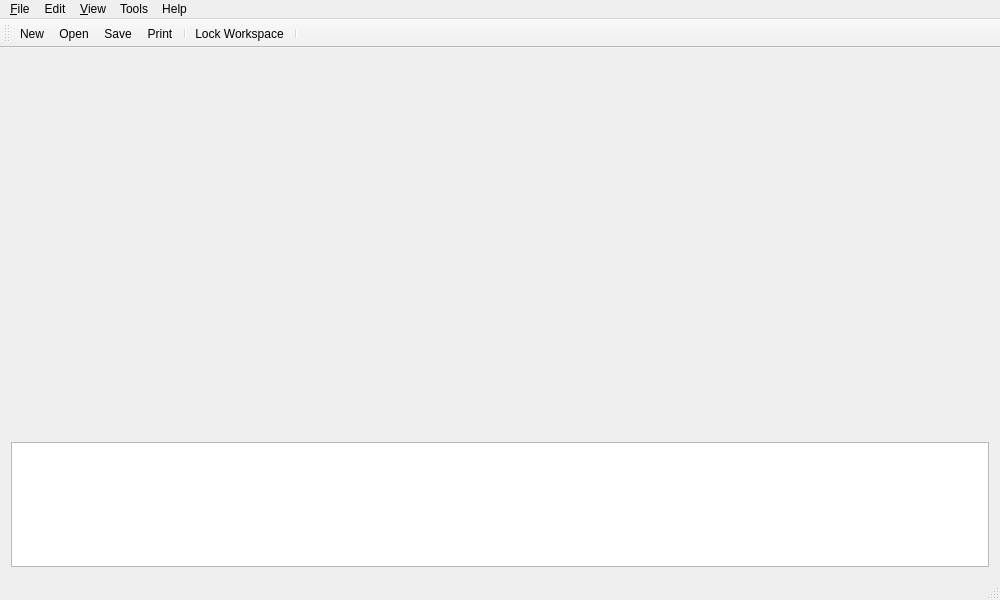
<?xml version="1.0" encoding="UTF-8"?>
<ui version="4.0">
 <class>MainWindow</class>
 <widget class="QMainWindow" name="MainWindow">
  <property name="geometry">
   <rect>
    <x>0</x>
    <y>0</y>
    <width>1000</width>
    <height>600</height>
   </rect>
  </property>
  <property name="windowIcon">
   <iconset resource="resources.qrc">
    <normaloff>:/main/res/app.svg</normaloff>:/main/res/app.svg</iconset>
  </property>
  <widget class="QWidget" name="centralWidget">
   <layout class="QVBoxLayout" name="verticalLayout">
    <property name="margin">
     <number>0</number>
    </property>
    <item>
     <widget class="QStackedWidget" name="stackedWidget">
      <property name="currentIndex">
       <number>0</number>
      </property>
      <widget class="QWidget" name="mainPage">
       <layout class="QVBoxLayout" name="verticalLayout_2">
        <item>
         <layout class="QHBoxLayout" name="horizontalLayout">
          <item>
           <widget class="GroupBrowserWidget" name="groupBrowser" native="true"/>
          </item>
          <item>
           <widget class="EntryTableWidget" name="entryTable" native="true"/>
          </item>
         </layout>
        </item>
        <item>
         <widget class="QTextBrowser" name="infoView">
          <property name="sizePolicy">
           <sizepolicy hsizetype="Minimum" vsizetype="Minimum">
            <horstretch>0</horstretch>
            <verstretch>0</verstretch>
           </sizepolicy>
          </property>
          <property name="maximumSize">
           <size>
            <width>16777215</width>
            <height>125</height>
           </size>
          </property>
          <property name="openLinks">
           <bool>false</bool>
          </property>
         </widget>
        </item>
       </layout>
      </widget>
      <widget class="QWidget" name="unlockPage">
       <layout class="QVBoxLayout" name="verticalLayout_3">
        <item>
         <spacer name="verticalSpacer">
          <property name="orientation">
           <enum>Qt::Vertical</enum>
          </property>
          <property name="sizeHint" stdset="0">
           <size>
            <width>20</width>
            <height>40</height>
           </size>
          </property>
         </spacer>
        </item>
        <item>
         <widget class="QLabel" name="workspaceLockedLabel">
          <property name="text">
           <string>The workspace is currently locked. Please enter your password to unlock it.</string>
          </property>
          <property name="alignment">
           <set>Qt::AlignCenter</set>
          </property>
         </widget>
        </item>
        <item>
         <layout class="QHBoxLayout" name="horizontalLayout_2">
          <item>
           <spacer name="horizontalSpacer_3">
            <property name="orientation">
             <enum>Qt::Horizontal</enum>
            </property>
            <property name="sizeHint" stdset="0">
             <size>
              <width>40</width>
              <height>20</height>
             </size>
            </property>
           </spacer>
          </item>
          <item>
           <widget class="QLineEdit" name="unlockWorkspacePasswordLineEdit"/>
          </item>
          <item>
           <widget class="QToolButton" name="unlockWorkspaceRevealToolButton">
            <property name="text">
             <string>...</string>
            </property>
            <property name="checkable">
             <bool>true</bool>
            </property>
           </widget>
          </item>
          <item>
           <spacer name="horizontalSpacer_4">
            <property name="orientation">
             <enum>Qt::Horizontal</enum>
            </property>
            <property name="sizeHint" stdset="0">
             <size>
              <width>40</width>
              <height>20</height>
             </size>
            </property>
           </spacer>
          </item>
         </layout>
        </item>
        <item>
         <layout class="QHBoxLayout" name="horizontalLayout_3">
          <item>
           <spacer name="horizontalSpacer">
            <property name="orientation">
             <enum>Qt::Horizontal</enum>
            </property>
            <property name="sizeHint" stdset="0">
             <size>
              <width>40</width>
              <height>20</height>
             </size>
            </property>
           </spacer>
          </item>
          <item>
           <widget class="QPushButton" name="unlockWorkspacePushButton">
            <property name="sizePolicy">
             <sizepolicy hsizetype="Maximum" vsizetype="Fixed">
              <horstretch>0</horstretch>
              <verstretch>0</verstretch>
             </sizepolicy>
            </property>
            <property name="text">
             <string>Unlock</string>
            </property>
            <property name="autoDefault">
             <bool>true</bool>
            </property>
           </widget>
          </item>
          <item>
           <spacer name="horizontalSpacer_2">
            <property name="orientation">
             <enum>Qt::Horizontal</enum>
            </property>
            <property name="sizeHint" stdset="0">
             <size>
              <width>40</width>
              <height>20</height>
             </size>
            </property>
           </spacer>
          </item>
         </layout>
        </item>
        <item>
         <spacer name="verticalSpacer_2">
          <property name="orientation">
           <enum>Qt::Vertical</enum>
          </property>
          <property name="sizeHint" stdset="0">
           <size>
            <width>20</width>
            <height>40</height>
           </size>
          </property>
         </spacer>
        </item>
       </layout>
      </widget>
     </widget>
    </item>
   </layout>
  </widget>
  <widget class="QMenuBar" name="menuBar">
   <property name="geometry">
    <rect>
     <x>0</x>
     <y>0</y>
     <width>1000</width>
     <height>21</height>
    </rect>
   </property>
   <widget class="QMenu" name="menuFile">
    <property name="title">
     <string>&amp;File</string>
    </property>
    <addaction name="actionNew"/>
    <addaction name="actionOpen"/>
    <addaction name="separator"/>
    <addaction name="actionClose"/>
    <addaction name="separator"/>
    <addaction name="actionSave"/>
    <addaction name="actionSaveAs"/>
    <addaction name="separator"/>
    <addaction name="actionChangeDatabasePassword"/>
    <addaction name="separator"/>
    <addaction name="actionPrint"/>
    <addaction name="actionPrintPreview"/>
    <addaction name="separator"/>
    <addaction name="recentFileAction1"/>
    <addaction name="recentFileAction2"/>
    <addaction name="recentFileAction3"/>
    <addaction name="recentFileAction4"/>
    <addaction name="recentFileAction5"/>
    <addaction name="actionLockWorkspace"/>
    <addaction name="actionExit"/>
   </widget>
   <widget class="QMenu" name="menuView">
    <property name="title">
     <string>&amp;View</string>
    </property>
    <widget class="QMenu" name="menuToolbars">
     <property name="title">
      <string>Toolbars</string>
     </property>
    </widget>
    <addaction name="actionAlwaysOnTop"/>
    <addaction name="actionCenterToScreen"/>
    <addaction name="separator"/>
    <addaction name="actionConfigureColumns"/>
    <addaction name="separator"/>
    <addaction name="menuToolbars"/>
    <addaction name="separator"/>
    <addaction name="actionShowEntryView"/>
    <addaction name="actionFullScreen"/>
   </widget>
   <widget class="QMenu" name="menuTools">
    <property name="title">
     <string>Tools</string>
    </property>
    <addaction name="actionPreferences"/>
   </widget>
   <widget class="QMenu" name="menuHelp">
    <property name="title">
     <string>Help</string>
    </property>
    <addaction name="actionHelpContents"/>
    <addaction name="separator"/>
    <addaction name="actionWebsite"/>
    <addaction name="actionDonate"/>
    <addaction name="separator"/>
    <addaction name="actionCheckForUpdates"/>
    <addaction name="separator"/>
    <addaction name="actionAboutSilverlock"/>
   </widget>
   <widget class="QMenu" name="menuEdit">
    <property name="title">
     <string>Edit</string>
    </property>
    <widget class="QMenu" name="menuEntry">
     <property name="title">
      <string>Entry</string>
     </property>
     <addaction name="actionCopyFieldValue"/>
     <addaction name="separator"/>
     <addaction name="actionDefaultBrowser"/>
     <addaction name="actionInternetExplorer"/>
     <addaction name="separator"/>
     <addaction name="actionMoveEntries"/>
     <addaction name="actionDuplicateEntries"/>
     <addaction name="actionEditEntry"/>
     <addaction name="actionDeleteEntries"/>
    </widget>
    <widget class="QMenu" name="menuGroup">
     <property name="title">
      <string>Group</string>
     </property>
     <addaction name="actionAddSubgroup"/>
     <addaction name="actionAddEntry"/>
     <addaction name="separator"/>
     <addaction name="actionMoveGroup"/>
     <addaction name="actionEditGroup"/>
     <addaction name="actionDeleteGroups"/>
     <addaction name="separator"/>
     <addaction name="actionFindInGroup"/>
    </widget>
    <widget class="QMenu" name="menuSelectAll">
     <property name="title">
      <string>Select All</string>
     </property>
     <addaction name="actionSelectAllEntries"/>
     <addaction name="actionSelectAllGroups"/>
    </widget>
    <addaction name="menuEntry"/>
    <addaction name="menuGroup"/>
    <addaction name="separator"/>
    <addaction name="menuSelectAll"/>
    <addaction name="separator"/>
    <addaction name="actionFind"/>
   </widget>
   <addaction name="menuFile"/>
   <addaction name="menuEdit"/>
   <addaction name="menuView"/>
   <addaction name="menuTools"/>
   <addaction name="menuHelp"/>
  </widget>
  <widget class="QToolBar" name="mainToolBar">
   <property name="windowTitle">
    <string>Main</string>
   </property>
   <property name="iconSize">
    <size>
     <width>16</width>
     <height>16</height>
    </size>
   </property>
   <attribute name="toolBarArea">
    <enum>TopToolBarArea</enum>
   </attribute>
   <attribute name="toolBarBreak">
    <bool>false</bool>
   </attribute>
   <addaction name="actionNew"/>
   <addaction name="actionOpen"/>
   <addaction name="actionSave"/>
   <addaction name="actionPrint"/>
   <addaction name="separator"/>
   <addaction name="actionLockWorkspace"/>
   <addaction name="separator"/>
  </widget>
  <widget class="QStatusBar" name="statusBar"/>
  <action name="actionNew">
   <property name="icon">
    <iconset resource="resources.qrc">
     <normaloff>:/main/res/new.png</normaloff>:/main/res/new.png</iconset>
   </property>
   <property name="text">
    <string>&amp;New</string>
   </property>
   <property name="statusTip">
    <string>Create a new file</string>
   </property>
  </action>
  <action name="actionOpen">
   <property name="text">
    <string>&amp;Open</string>
   </property>
   <property name="statusTip">
    <string>Open an existing file</string>
   </property>
  </action>
  <action name="actionSave">
   <property name="text">
    <string>&amp;Save</string>
   </property>
   <property name="statusTip">
    <string>Save the database to disk</string>
   </property>
  </action>
  <action name="actionSaveAs">
   <property name="text">
    <string>Save As...</string>
   </property>
   <property name="statusTip">
    <string>Save the database under a new name</string>
   </property>
  </action>
  <action name="actionPrint">
   <property name="icon">
    <iconset resource="resources.qrc">
     <normaloff>:/main/res/print.png</normaloff>:/main/res/print.png</iconset>
   </property>
   <property name="text">
    <string>&amp;Print...</string>
   </property>
   <property name="statusTip">
    <string>Print the database</string>
   </property>
  </action>
  <action name="actionPrintPreview">
   <property name="icon">
    <iconset resource="resources.qrc">
     <normaloff>:/main/res/print_preview.png</normaloff>:/main/res/print_preview.png</iconset>
   </property>
   <property name="text">
    <string>Print Preview</string>
   </property>
   <property name="statusTip">
    <string>Configure database printing options and show preview</string>
   </property>
  </action>
  <action name="actionExit">
   <property name="text">
    <string>E&amp;xit</string>
   </property>
   <property name="statusTip">
    <string>Exit the application</string>
   </property>
  </action>
  <action name="actionClose">
   <property name="text">
    <string>Close</string>
   </property>
   <property name="statusTip">
    <string>Close the currently opened file</string>
   </property>
  </action>
  <action name="actionAlwaysOnTop">
   <property name="checkable">
    <bool>true</bool>
   </property>
   <property name="text">
    <string>Always on Top</string>
   </property>
   <property name="statusTip">
    <string>Keep the application on top of other windows</string>
   </property>
  </action>
  <action name="actionCenterToScreen">
   <property name="text">
    <string>Center to Screen</string>
   </property>
   <property name="statusTip">
    <string>Move the application window to the center of the screen</string>
   </property>
  </action>
  <action name="actionPreferences">
   <property name="text">
    <string>Preferences...</string>
   </property>
   <property name="statusTip">
    <string>Configure application settings and preferences</string>
   </property>
  </action>
  <action name="actionCheckForUpdates">
   <property name="text">
    <string>Check for Updates</string>
   </property>
   <property name="statusTip">
    <string>Check for an newer version of the application</string>
   </property>
  </action>
  <action name="actionAboutSilverlock">
   <property name="text">
    <string>About Silverlock</string>
   </property>
   <property name="statusTip">
    <string>Show the application's about box</string>
   </property>
  </action>
  <action name="actionEditEntry">
   <property name="text">
    <string>Edit</string>
   </property>
   <property name="statusTip">
    <string>Edit the properties of the selected entry</string>
   </property>
  </action>
  <action name="actionDeleteEntries">
   <property name="text">
    <string>Delete</string>
   </property>
   <property name="statusTip">
    <string>Delete the selected entries</string>
   </property>
  </action>
  <action name="actionMoveEntries">
   <property name="text">
    <string>Move</string>
   </property>
   <property name="statusTip">
    <string>Move the selected entries to a different group</string>
   </property>
  </action>
  <action name="actionAddSubgroup">
   <property name="text">
    <string>Add Subgroup</string>
   </property>
   <property name="statusTip">
    <string>Add a subgroup to the selected group</string>
   </property>
  </action>
  <action name="actionMoveGroup">
   <property name="text">
    <string>Move</string>
   </property>
   <property name="statusTip">
    <string>Move the selected group to a new group</string>
   </property>
  </action>
  <action name="actionEditGroup">
   <property name="text">
    <string>Edit</string>
   </property>
   <property name="statusTip">
    <string>Edit the selected group</string>
   </property>
  </action>
  <action name="actionDeleteGroups">
   <property name="text">
    <string>Delete</string>
   </property>
   <property name="statusTip">
    <string>Delete the selected groups</string>
   </property>
  </action>
  <action name="actionAddEntry">
   <property name="text">
    <string>Add Entry</string>
   </property>
   <property name="statusTip">
    <string>Add a new entry to the selected group</string>
   </property>
  </action>
  <action name="actionDuplicateEntries">
   <property name="text">
    <string>Duplicate</string>
   </property>
   <property name="statusTip">
    <string>Create duplicates of the selected entries</string>
   </property>
  </action>
  <action name="actionConfigureColumns">
   <property name="text">
    <string>Configure Columns...</string>
   </property>
   <property name="statusTip">
    <string>Configure the columns shown in the entry table</string>
   </property>
   <property name="menuRole">
    <enum>QAction::NoRole</enum>
   </property>
  </action>
  <action name="actionShowEntryView">
   <property name="checkable">
    <bool>true</bool>
   </property>
   <property name="text">
    <string>Show Entry View</string>
   </property>
   <property name="statusTip">
    <string>Show the entry information box</string>
   </property>
  </action>
  <action name="actionFullScreen">
   <property name="checkable">
    <bool>true</bool>
   </property>
   <property name="text">
    <string>Full Screen</string>
   </property>
   <property name="statusTip">
    <string>Toggle the window state of the application</string>
   </property>
  </action>
  <action name="actionHelpContents">
   <property name="icon">
    <iconset resource="resources.qrc">
     <normaloff>:/main/res/help.png</normaloff>:/main/res/help.png</iconset>
   </property>
   <property name="text">
    <string>Help Contents</string>
   </property>
   <property name="statusTip">
    <string>Display the application's help menu</string>
   </property>
  </action>
  <action name="actionWebsite">
   <property name="text">
    <string>Website</string>
   </property>
   <property name="statusTip">
    <string>Visit the Silverlock website</string>
   </property>
  </action>
  <action name="actionDonate">
   <property name="text">
    <string>Donate</string>
   </property>
   <property name="statusTip">
    <string>Submit a donation to Petroules</string>
   </property>
  </action>
  <action name="actionFind">
   <property name="text">
    <string>Find...</string>
   </property>
   <property name="statusTip">
    <string>Search the database for entries</string>
   </property>
  </action>
  <action name="actionSelectAllEntries">
   <property name="text">
    <string>Entries</string>
   </property>
   <property name="statusTip">
    <string>Select all entries in the entry table</string>
   </property>
  </action>
  <action name="actionSelectAllGroups">
   <property name="text">
    <string>Groups</string>
   </property>
   <property name="statusTip">
    <string>Select all groups in the group browser</string>
   </property>
  </action>
  <action name="actionCopyFieldValue">
   <property name="text">
    <string>Copy Field Value</string>
   </property>
   <property name="statusTip">
    <string>Copy the value of the selected field to the clipboard</string>
   </property>
   <property name="shortcut">
    <string>Ctrl+C</string>
   </property>
  </action>
  <action name="recentFileAction1">
   <property name="text">
    <string>1</string>
   </property>
   <property name="visible">
    <bool>false</bool>
   </property>
  </action>
  <action name="recentFileAction2">
   <property name="text">
    <string>2</string>
   </property>
   <property name="visible">
    <bool>false</bool>
   </property>
  </action>
  <action name="recentFileAction3">
   <property name="text">
    <string>3</string>
   </property>
   <property name="visible">
    <bool>false</bool>
   </property>
  </action>
  <action name="recentFileAction4">
   <property name="text">
    <string>4</string>
   </property>
   <property name="visible">
    <bool>false</bool>
   </property>
  </action>
  <action name="recentFileAction5">
   <property name="text">
    <string>5</string>
   </property>
   <property name="visible">
    <bool>false</bool>
   </property>
  </action>
  <action name="actionDefaultBrowser">
   <property name="text">
    <string>Open URL with Default Browser</string>
   </property>
   <property name="statusTip">
    <string>Open the selected entry's URL in the system default web browser</string>
   </property>
  </action>
  <action name="actionInternetExplorer">
   <property name="icon">
    <iconset resource="resources.qrc">
     <normaloff>:/main/res/iexplore.png</normaloff>:/main/res/iexplore.png</iconset>
   </property>
   <property name="text">
    <string>Open URL with Internet Explorer</string>
   </property>
   <property name="statusTip">
    <string>Open the selected entry's URL in Internet Explorer</string>
   </property>
  </action>
  <action name="actionChangeDatabasePassword">
   <property name="text">
    <string>Change Database Password...</string>
   </property>
   <property name="statusTip">
    <string>Displays the database properties dialog</string>
   </property>
  </action>
  <action name="actionLockWorkspace">
   <property name="icon">
    <iconset resource="resources.qrc">
     <normaloff>:/main/res/app.svg</normaloff>:/main/res/app.svg</iconset>
   </property>
   <property name="text">
    <string>Lock Workspace</string>
   </property>
   <property name="statusTip">
    <string>Lock the workspace to prevent others accessing it without the database password</string>
   </property>
   <property name="shortcut">
    <string>Ctrl+L</string>
   </property>
  </action>
  <action name="actionFindInGroup">
   <property name="text">
    <string>Find in Group...</string>
   </property>
   <property name="statusTip">
    <string>Search the group for entries</string>
   </property>
   <property name="shortcut">
    <string>Ctrl+Shift+F</string>
   </property>
  </action>
 </widget>
 <layoutdefault spacing="6" margin="11"/>
 <customwidgets>
  <customwidget>
   <class>GroupBrowserWidget</class>
   <extends>QWidget</extends>
   <header>groupbrowserwidget.h</header>
   <container>1</container>
   <slots>
    <signal>populating()</signal>
    <slot>selectAll()</slot>
   </slots>
  </customwidget>
  <customwidget>
   <class>EntryTableWidget</class>
   <extends>QWidget</extends>
   <header>entrytablewidget.h</header>
   <container>1</container>
   <slots>
    <signal>populating()</signal>
    <slot>selectAll()</slot>
   </slots>
  </customwidget>
 </customwidgets>
 <tabstops>
  <tabstop>infoView</tabstop>
  <tabstop>unlockWorkspacePasswordLineEdit</tabstop>
  <tabstop>unlockWorkspaceRevealToolButton</tabstop>
  <tabstop>unlockWorkspacePushButton</tabstop>
 </tabstops>
 <resources>
  <include location="resources.qrc"/>
 </resources>
 <connections>
  <connection>
   <sender>actionSave</sender>
   <signal>triggered()</signal>
   <receiver>MainWindow</receiver>
   <slot>save()</slot>
   <hints>
    <hint type="sourcelabel">
     <x>-1</x>
     <y>-1</y>
    </hint>
    <hint type="destinationlabel">
     <x>499</x>
     <y>299</y>
    </hint>
   </hints>
  </connection>
  <connection>
   <sender>actionSaveAs</sender>
   <signal>triggered()</signal>
   <receiver>MainWindow</receiver>
   <slot>saveAs()</slot>
   <hints>
    <hint type="sourcelabel">
     <x>-1</x>
     <y>-1</y>
    </hint>
    <hint type="destinationlabel">
     <x>499</x>
     <y>299</y>
    </hint>
   </hints>
  </connection>
  <connection>
   <sender>actionLockWorkspace</sender>
   <signal>triggered()</signal>
   <receiver>MainWindow</receiver>
   <slot>lockWorkspace()</slot>
   <hints>
    <hint type="sourcelabel">
     <x>-1</x>
     <y>-1</y>
    </hint>
    <hint type="destinationlabel">
     <x>499</x>
     <y>299</y>
    </hint>
   </hints>
  </connection>
  <connection>
   <sender>groupBrowser</sender>
   <signal>populating()</signal>
   <receiver>MainWindow</receiver>
   <slot>clearViews()</slot>
   <hints>
    <hint type="sourcelabel">
     <x>253</x>
     <y>247</y>
    </hint>
    <hint type="destinationlabel">
     <x>499</x>
     <y>299</y>
    </hint>
   </hints>
  </connection>
  <connection>
   <sender>entryTable</sender>
   <signal>populating()</signal>
   <receiver>MainWindow</receiver>
   <slot>clearViews()</slot>
   <hints>
    <hint type="sourcelabel">
     <x>746</x>
     <y>247</y>
    </hint>
    <hint type="destinationlabel">
     <x>499</x>
     <y>299</y>
    </hint>
   </hints>
  </connection>
  <connection>
   <sender>actionSelectAllEntries</sender>
   <signal>triggered()</signal>
   <receiver>entryTable</receiver>
   <slot>selectAll()</slot>
   <hints>
    <hint type="sourcelabel">
     <x>-1</x>
     <y>-1</y>
    </hint>
    <hint type="destinationlabel">
     <x>746</x>
     <y>247</y>
    </hint>
   </hints>
  </connection>
  <connection>
   <sender>actionSelectAllGroups</sender>
   <signal>triggered()</signal>
   <receiver>groupBrowser</receiver>
   <slot>selectAll()</slot>
   <hints>
    <hint type="sourcelabel">
     <x>-1</x>
     <y>-1</y>
    </hint>
    <hint type="destinationlabel">
     <x>253</x>
     <y>247</y>
    </hint>
   </hints>
  </connection>
  <connection>
   <sender>actionShowEntryView</sender>
   <signal>toggled(bool)</signal>
   <receiver>infoView</receiver>
   <slot>setVisible(bool)</slot>
   <hints>
    <hint type="sourcelabel">
     <x>-1</x>
     <y>-1</y>
    </hint>
    <hint type="destinationlabel">
     <x>499</x>
     <y>508</y>
    </hint>
   </hints>
  </connection>
  <connection>
   <sender>unlockWorkspaceRevealToolButton</sender>
   <signal>toggled(bool)</signal>
   <receiver>MainWindow</receiver>
   <slot>hideUnlockPassword(bool)</slot>
   <hints>
    <hint type="sourcelabel">
     <x>671</x>
     <y>312</y>
    </hint>
    <hint type="destinationlabel">
     <x>499</x>
     <y>299</y>
    </hint>
   </hints>
  </connection>
  <connection>
   <sender>unlockWorkspacePasswordLineEdit</sender>
   <signal>returnPressed()</signal>
   <receiver>unlockWorkspacePushButton</receiver>
   <slot>click()</slot>
   <hints>
    <hint type="sourcelabel">
     <x>551</x>
     <y>311</y>
    </hint>
    <hint type="destinationlabel">
     <x>512</x>
     <y>335</y>
    </hint>
   </hints>
  </connection>
 </connections>
 <slots>
  <slot>save()</slot>
  <slot>saveAs()</slot>
  <slot>lockWorkspace()</slot>
  <slot>clearViews()</slot>
  <slot>hideUnlockPassword(bool)</slot>
 </slots>
</ui>
